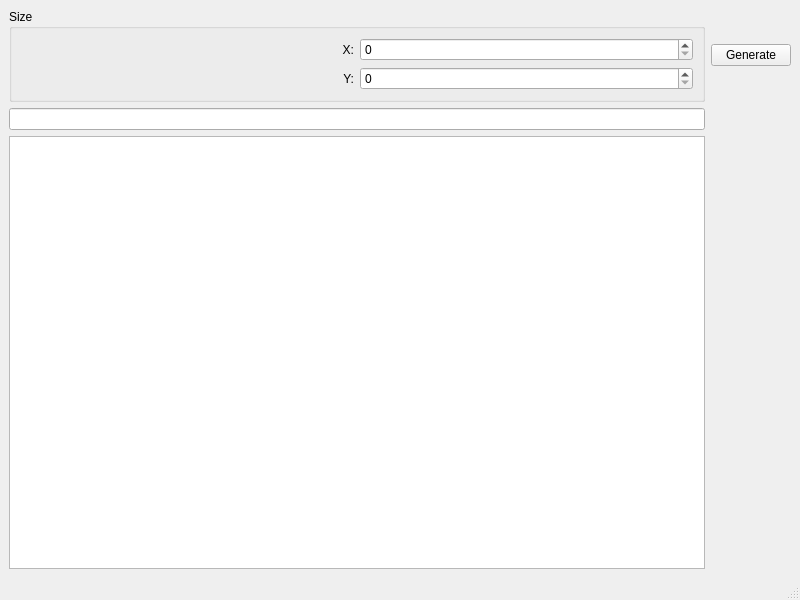
<?xml version="1.0" encoding="UTF-8"?>
<ui version="4.0">
 <class>MainWindow</class>
 <widget class="QMainWindow" name="MainWindow">
  <property name="geometry">
   <rect>
    <x>0</x>
    <y>0</y>
    <width>800</width>
    <height>600</height>
   </rect>
  </property>
  <property name="windowTitle">
   <string>MainWindow</string>
  </property>
  <widget class="QWidget" name="centralwidget">
   <layout class="QGridLayout" name="gridLayout">
    <item row="2" column="1" rowspan="2">
     <widget class="QTableWidget" name="tableMatrix">
      <property name="editTriggers">
       <set>QAbstractItemView::EditTrigger::NoEditTriggers</set>
      </property>
      <property name="selectionMode">
       <enum>QAbstractItemView::SelectionMode::NoSelection</enum>
      </property>
      <property name="textElideMode">
       <enum>Qt::TextElideMode::ElideMiddle</enum>
      </property>
      <property name="showGrid">
       <bool>false</bool>
      </property>
      <property name="gridStyle">
       <enum>Qt::PenStyle::NoPen</enum>
      </property>
      <attribute name="horizontalHeaderVisible">
       <bool>false</bool>
      </attribute>
      <attribute name="verticalHeaderVisible">
       <bool>false</bool>
      </attribute>
     </widget>
    </item>
    <item row="0" column="1">
     <widget class="QGroupBox" name="groupBox">
      <property name="title">
       <string>Size</string>
      </property>
      <layout class="QHBoxLayout" name="horizontalLayout">
       <item>
        <layout class="QVBoxLayout" name="verticalLayout">
         <item>
          <widget class="QLabel" name="label">
           <property name="text">
            <string>X:</string>
           </property>
           <property name="scaledContents">
            <bool>false</bool>
           </property>
           <property name="alignment">
            <set>Qt::AlignmentFlag::AlignRight|Qt::AlignmentFlag::AlignTrailing|Qt::AlignmentFlag::AlignVCenter</set>
           </property>
          </widget>
         </item>
         <item>
          <widget class="QLabel" name="label_2">
           <property name="text">
            <string>Y:</string>
           </property>
           <property name="scaledContents">
            <bool>false</bool>
           </property>
           <property name="alignment">
            <set>Qt::AlignmentFlag::AlignRight|Qt::AlignmentFlag::AlignTrailing|Qt::AlignmentFlag::AlignVCenter</set>
           </property>
          </widget>
         </item>
        </layout>
       </item>
       <item>
        <layout class="QVBoxLayout" name="verticalLayout_2">
         <item>
          <widget class="QSpinBox" name="spinBox_X"/>
         </item>
         <item>
          <widget class="QSpinBox" name="spinBox_Y"/>
         </item>
        </layout>
       </item>
      </layout>
     </widget>
    </item>
    <item row="0" column="2">
     <widget class="QPushButton" name="buttonGenerate">
      <property name="text">
       <string>Generate</string>
      </property>
     </widget>
    </item>
    <item row="1" column="1">
     <widget class="QLineEdit" name="lineSpiralMatrix">
      <property name="readOnly">
       <bool>true</bool>
      </property>
     </widget>
    </item>
   </layout>
  </widget>
  <widget class="QMenuBar" name="menubar">
   <property name="geometry">
    <rect>
     <x>0</x>
     <y>0</y>
     <width>800</width>
     <height>23</height>
    </rect>
   </property>
  </widget>
  <widget class="QStatusBar" name="statusbar"/>
 </widget>
 <resources/>
 <connections/>
</ui>
